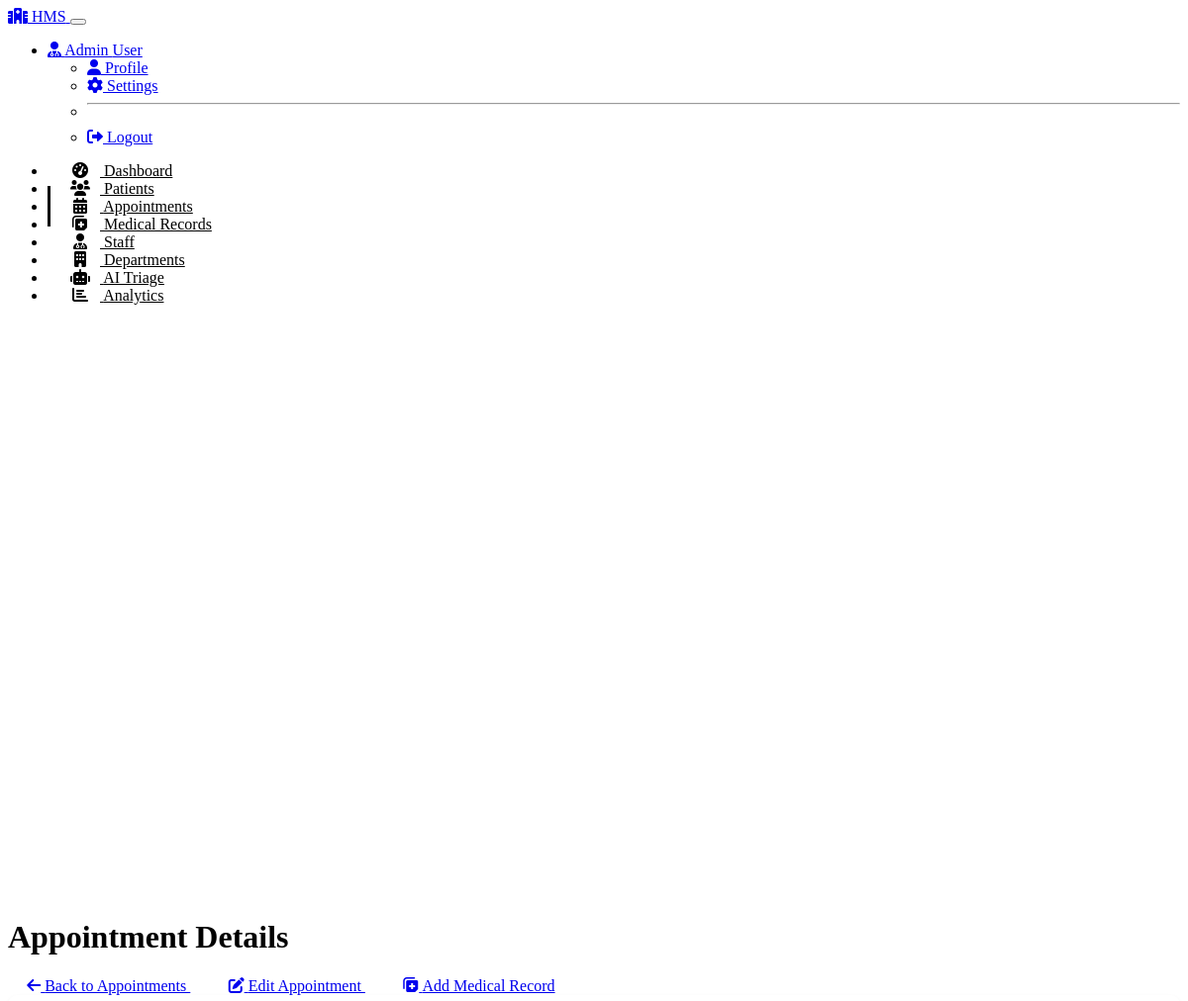
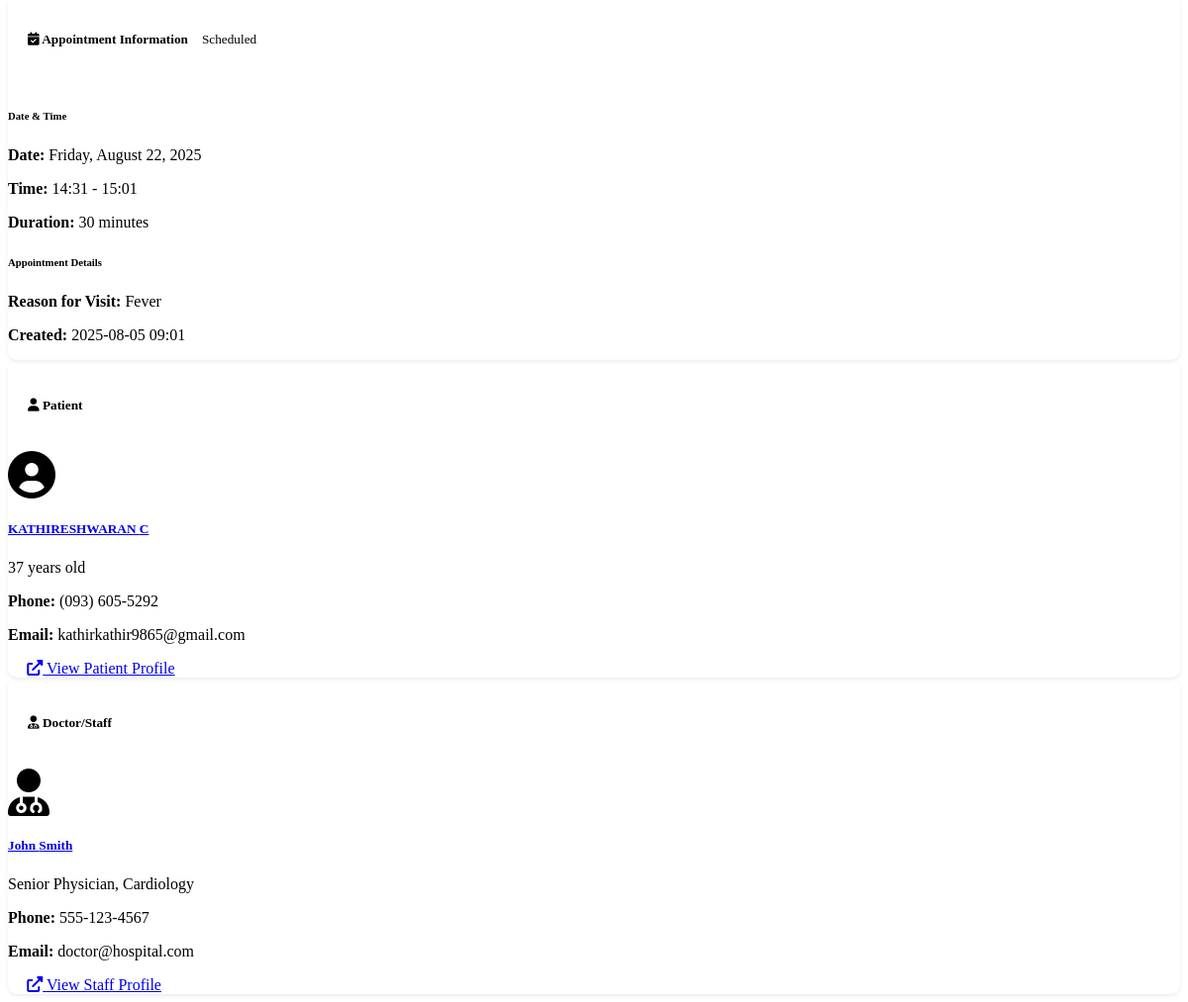
Screenshot of /appointments/1 (signed in) with the database file from the repository (2 pictures, top to bottom).
### models.py (models this page shows, shortened)
class User(UserMixin, db.Model):
    id = db.Column(db.Integer, primary_key=True)
    username = db.Column(db.String(64), unique=True, nullable=False)
    email = db.Column(db.String(120), unique=True, nullable=False)
    password_hash = db.Column(db.String(256), nullable=False)
    first_name = db.Column(db.String(100), nullable=False)
    last_name = db.Column(db.String(100), nullable=False)
    role_id = db.Column(db.Integer, db.ForeignKey('role.id'))
    is_active = db.Column(db.Boolean, default=True)
    created_at = db.Column(db.DateTime, default=datetime.utcnow)

class Appointment(db.Model):
    id = db.Column(db.Integer, primary_key=True)
    patient_id = db.Column(db.Integer, db.ForeignKey('patient.id'), nullable=False)
    staff_id = db.Column(db.Integer, db.ForeignKey('staff.id'), nullable=False)
    date = db.Column(db.Date, nullable=False)
    start_time = db.Column(db.Time, nullable=False)
    end_time = db.Column(db.Time, nullable=False)
    reason = db.Column(db.String(200), nullable=False)
    status = db.Column(db.String(20), default='Scheduled')  # 'Scheduled', 'Completed', 'Cancelled'
    notes = db.Column(db.Text)
    created_at = db.Column(db.DateTime, default=datetime.utcnow)
    updated_at = db.Column(db.DateTime, default=datetime.utcnow, onupdate=datetime.utcnow)

class Patient(db.Model):
    id = db.Column(db.Integer, primary_key=True)
    first_name = db.Column(db.String(100), nullable=False)
    last_name = db.Column(db.String(100), nullable=False)
    date_of_birth = db.Column(db.Date, nullable=False)
    gender = db.Column(db.String(20), nullable=False)
    blood_type = db.Column(db.String(10))
    phone = db.Column(db.String(20), nullable=False)
    email = db.Column(db.String(120))
    address = db.Column(db.String(200), nullable=False)
    emergency_contact = db.Column(db.String(100))
    emergency_phone = db.Column(db.String(20))
    insurance_provider = db.Column(db.String(100))
    insurance_id = db.Column(db.String(100))
    created_at = db.Column(db.DateTime, default=datetime.utcnow)
    updated_at = db.Column(db.DateTime, default=datetime.utcnow, onupdate=datetime.utcnow)
    records = db.relationship('MedicalRecord', backref='patient', lazy='dynamic')
    appointments = db.relationship('Appointment', backref='patient', lazy='dynamic')
    def age(self):
        today = datetime.today()
        return today.year - self.date_of_birth.year - ((today.month, today.day) < (self.date_of_birth.month, self.date_of_birth.day))

class Staff(db.Model):
    id = db.Column(db.Integer, primary_key=True)
    user_id = db.Column(db.Integer, db.ForeignKey('user.id'), unique=True, nullable=False)
    specialization = db.Column(db.String(100))
    position = db.Column(db.String(100), nullable=False)
    department = db.Column(db.String(100), nullable=False)
    phone = db.Column(db.String(20), nullable=False)
    medical_license = db.Column(db.String(50))
    years_experience = db.Column(db.String(3))
    board_certified = db.Column(db.Boolean, default=False)
    availability = db.Column(db.String(20), default='Full-time')
    user = db.relationship('User', backref=db.backref('staff_profile', uselist=False))
    appointments = db.relationship('Appointment', backref='staff', lazy='dynamic')

### routes.py (the view)
@app.route('/appointments/<int:id>')
@login_required
def view_appointment(id):
    appointment = Appointment.query.get_or_404(id)
    return render_template(
        'appointments/view.html',
        title=f'Appointment: {appointment.patient.first_name} {appointment.patient.last_name}',
        appointment=appointment
    )

### templates/appointments/view.html (shortened to what this page needs)
{% extends "base.html" %}
{% block header %}Appointment Details{% endblock %}
{% block header_buttons %}
<div class="btn-group" role="group">
    <a href="{{ url_for('appointments') }}" class="btn btn-outline-info">
        <i class="fas fa-arrow-left me-2"></i> Back to Appointments
    </a>
    <a href="{{ url_for('edit_appointment', id=appointment.id) }}" class="btn btn-info">
        <i class="fas fa-edit me-2"></i> Edit Appointment
    </a>
    {% if appointment.status == 'Scheduled' %}
    <a href="{{ url_for('add_record') }}?patient_id={{ appointment.patient.id }}" class="btn btn-outline-info">
        <i class="fas fa-notes-medical me-2"></i> Add Medical Record
    </a>
    {% endif %}
</div>
{% endblock %}
{% block content %}
<div class="row">
    <div class="col-lg-8">
        <div class="card shadow-sm mb-4">
            <div class="card-header">
                <h5 class="mb-0">
                    <i class="fas fa-calendar-check me-2 text-info"></i> Appointment Information
                    <span class="badge float-end rounded-pill
                        {% if appointment.status == 'Scheduled' %}bg-info
                        {% elif appointment.status == 'Completed' %}bg-success
                        {% else %}bg-danger{% endif %}">
                        {{ appointment.status }}
                    </span>
                </h5>
            </div>
            <div class="card-body">
                <div class="row mb-4">
                    <div class="col-md-6">
                        <h6 class="border-bottom pb-2 mb-3">Date & Time</h6>
                        <p><strong>Date:</strong> {{ appointment.date.strftime('%A, %B %d, %Y') }}</p>
                        <p><strong>Time:</strong> {{ appointment.start_time.strftime('%H:%M') }} - {{ appointment.end_time.strftime('%H:%M') }}</p>
                        <p><strong>Duration:</strong>
                            {% set duration = ((appointment.end_time.hour * 60 + appointment.end_time.minute) -
                                              (appointment.start_time.hour * 60 + appointment.start_time.minute)) %}
                            {{ duration }} minutes
                        </p>
                    </div>
                    <div class="col-md-6">
                        <h6 class="border-bottom pb-2 mb-3">Appointment Details</h6>
                        <p><strong>Reason for Visit:</strong> {{ appointment.reason }}</p>
                        <p><strong>Created:</strong> {{ appointment.created_at.strftime('%Y-%m-%d %H:%M') }}</p>
                    </div>
                </div>
            </div>
        </div>
    </div>
    <div class="col-lg-4">
        <div class="card shadow-sm mb-4">
            <div class="card-header">
                <h5 class="mb-0"><i class="fas fa-user me-2 text-info"></i> Patient</h5>
            </div>
            <div class="card-body">
                <div class="d-flex align-items-center mb-3">
                    <div class="flex-shrink-0">
                        <i class="fas fa-user-circle fa-3x text-info"></i>
                    </div>
                    <div class="flex-grow-1 ms-3">
                        <h5 class="mb-1">
                            <a href="{{ url_for('view_patient', id=appointment.patient.id) }}" class="text-decoration-none">
                                {{ appointment.patient.first_name }} {{ appointment.patient.last_name }}
                            </a>
                        </h5>
                        <p class="text-muted mb-0">{{ appointment.patient.age() }} years old</p>
                    </div>
                </div>
                <p><strong>Phone:</strong> {{ appointment.patient.phone }}</p>
                {% if appointment.patient.email %}
                <p><strong>Email:</strong> {{ appointment.patient.email }}</p>
                {% endif %}
                <div class="d-grid gap-2 mt-3">
                    <a href="{{ url_for('view_patient', id=appointment.patient.id) }}" class="btn btn-outline-info btn-sm">
                        <i class="fas fa-external-link-alt me-2"></i> View Patient Profile
                    </a>
                </div>
            </div>
        </div>
        <div class="card shadow-sm">
            <div class="card-header">
                <h5 class="mb-0"><i class="fas fa-user-md me-2 text-info"></i> Doctor/Staff</h5>
            </div>
            <div class="card-body">
                <div class="d-flex align-items-center mb-3">
                    <div class="flex-shrink-0">
                        <i class="fas fa-user-md fa-3x text-info"></i>
                    </div>
                    <div class="flex-grow-1 ms-3">
                        <h5 class="mb-1">
                            <a href="{{ url_for('view_staff', id=appointment.staff.id) }}" class="text-decoration-none">
                                {{ appointment.staff.user.first_name }} {{ appointment.staff.user.last_name }}
                            </a>
                        </h5>
                        <p class="text-muted mb-0">{{ appointment.staff.position }}, {{ appointment.staff.department }}</p>
                    </div>
                </div>
                <p><strong>Phone:</strong> {{ appointment.staff.phone }}</p>
                <p><strong>Email:</strong> {{ appointment.staff.user.email }}</p>
                <div class="d-grid gap-2 mt-3">
                    <a href="{{ url_for('view_staff', id=appointment.staff.id) }}" class="btn btn-outline-info btn-sm">
                        <i class="fas fa-external-link-alt me-2"></i> View Staff Profile
                    </a>
                </div>
            </div>
        </div>
    </div>
</div>
{% endblock %}

### templates/base.html (shortened to what this page needs)
<!DOCTYPE html>
<html lang="en" data-bs-theme="dark">
<head>
    <link rel="stylesheet" href="https://cdn.replit.com/agent/bootstrap-agent-dark-theme.min.css">
    <link rel="stylesheet" href="https://cdnjs.cloudflare.com/ajax/libs/font-awesome/6.0.0/css/all.min.css">
    <link rel="stylesheet" href="{{ url_for('static', filename='css/custom.css') }}">
</head>
<body>
    {% if current_user.is_authenticated %}
    <nav class="navbar navbar-expand-lg navbar-hospital">
        <div class="container-fluid">
            <a class="navbar-brand d-flex align-items-center" href="{{ url_for('dashboard') }}">
                <i class="fas fa-hospital me-2 text-info"></i>
                <span>HMS</span>
            </a>
            <button class="navbar-toggler" type="button" data-bs-toggle="collapse" data-bs-target="#navbarNav"
                    aria-controls="navbarNav" aria-expanded="false" aria-label="Toggle navigation">
            </button>
            <div class="collapse navbar-collapse" id="navbarNav">
                <ul class="navbar-nav ms-auto">
                    <li class="nav-item dropdown">
                        <a class="nav-link dropdown-toggle" href="#" id="navbarDropdown" role="button"
                            data-bs-toggle="dropdown" aria-expanded="false">
                            <i class="fas fa-user-md me-1"></i> {{ current_user.first_name }} {{ current_user.last_name }}
                        </a>
                        <ul class="dropdown-menu dropdown-menu-end" aria-labelledby="navbarDropdown">
                            <li><a class="dropdown-item" href="{{ url_for('profile') }}"><i class="fas fa-user me-2"></i> Profile</a></li>
                            <li><a class="dropdown-item" href="{{ url_for('settings') }}"><i class="fas fa-cog me-2"></i> Settings</a></li>
                            <li><hr class="dropdown-divider"></li>
                            <li><a class="dropdown-item" href="{{ url_for('logout') }}"><i class="fas fa-sign-out-alt me-2"></i> Logout</a></li>
                        </ul>
                    </li>
                </ul>
            </div>
        </div>
    </nav>
    <div class="container-fluid">
        <div class="row">
            <div class="col-lg-2 col-md-3 px-0">
                <div class="sidebar py-3">
                    <ul class="nav flex-column">
                        <li class="nav-item">
                            <a class="nav-link {% if request.path == url_for('dashboard') %}active{% endif %}"
                               href="{{ url_for('dashboard') }}">
                                <i class="fas fa-tachometer-alt"></i> Dashboard
                            </a>
                        </li>
                        <li class="nav-item">
                            <a class="nav-link {% if '/patients' in request.path %}active{% endif %}"
                               href="{{ url_for('patients') }}">
                                <i class="fas fa-users"></i> Patients
                            </a>
                        </li>
                        <li class="nav-item">
                            <a class="nav-link {% if '/appointments' in request.path %}active{% endif %}"
                               href="{{ url_for('appointments') }}">
                                <i class="fas fa-calendar-alt"></i> Appointments
                            </a>
                        </li>
                        <li class="nav-item">
                            <a class="nav-link {% if '/records' in request.path %}active{% endif %}"
                               href="{{ url_for('records') }}">
                                <i class="fas fa-notes-medical"></i> Medical Records
                            </a>
                        </li>
                        <li class="nav-item">
                            <a class="nav-link {% if '/staff' in request.path %}active{% endif %}"
                               href="{{ url_for('staff') }}">
                                <i class="fas fa-user-md"></i> Staff
                            </a>
                        </li>
                        <li class="nav-item">
                            <a class="nav-link {% if '/departments' in request.path %}active{% endif %}"
                               href="{{ url_for('departments') }}">
                                <i class="fas fa-building"></i> Departments
                            </a>
                        </li>
                        {% if current_user.role.name in ['Doctor', 'Nurse', 'Admin'] %}
                        <li class="nav-item">
                            <a class="nav-link {% if '/triage' in request.path %}active{% endif %}"
                               href="{{ url_for('triage') }}">
                                <i class="fas fa-robot"></i> AI Triage
                            </a>
                        </li>
                        {% endif %}
                        {% if current_user.role.name == 'Admin' %}
                        <li class="nav-item">
                            <a class="nav-link {% if '/analytics' in request.path %}active{% endif %}"
                               href="{{ url_for('analytics') }}">
                                <i class="fas fa-chart-bar"></i> Analytics
                            </a>
                        </li>
                        {% endif %}
                    </ul>
                </div>
            </div>
            <div class="col-lg-10 col-md-9 py-4">
                <div class="d-flex justify-content-between align-items-center mb-4">
                    <h1 class="h2">{% block header %}{% endblock %}</h1>
                    <div>
                        {% block header_buttons %}{% endblock %}
                    </div>
                </div>
                {% block content %}{% endblock %}
            </div>
        </div>
    </div>
    {% endif %}
</body>
</html>

### rows the page displays
User: first_name "Admin", last_name "User"
Appointment: status "Scheduled", date "Friday, August 22, 2025", start_time "14:31", end_time "15:01", reason "Fever", created_at "2025-08-05 09:01"
Patient: patient.first_name "KATHIRESHWARAN", patient.last_name "C", patient.age "37", patient.phone "(093) 605-5292", patient.email "kathirkathir9865@gmail.com"
User: staff.user.first_name "John", staff.user.last_name "Smith", staff.user.email "doctor@hospital.com"
Staff: staff.position "Senior Physician", staff.department "Cardiology", staff.phone "555-123-4567"

### other values shown
{{ duration }} "30"
